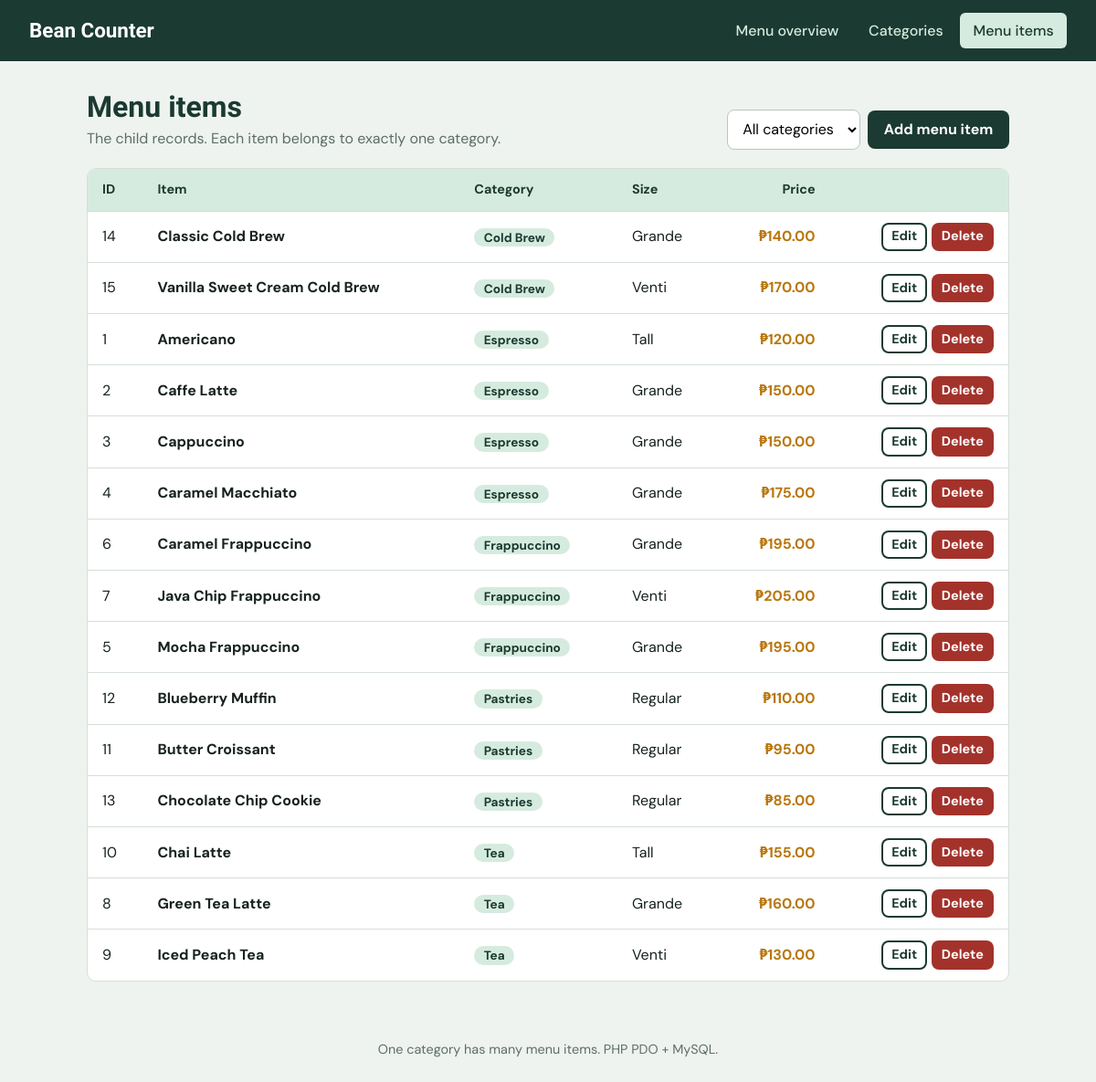
The app's page /items/list.php with its own data.
### tables this page shows
CREATE TABLE menu_items (
    item_id     INT AUTO_INCREMENT PRIMARY KEY,
    category_id INT NOT NULL,
    item_name   VARCHAR(100) NOT NULL,
    price       DECIMAL(8,2) NOT NULL,
    size        VARCHAR(20),
    FOREIGN KEY (category_id) REFERENCES categories(category_id)
        ON DELETE CASCADE
        ON UPDATE CASCADE
);

CREATE TABLE categories (
    category_id   INT AUTO_INCREMENT PRIMARY KEY,
    category_name VARCHAR(100) NOT NULL,
    description   VARCHAR(255)
);

### dbconfig.php (called while the page is built, shortened)
<?php
function e($v) { return htmlspecialchars((string)$v, ENT_QUOTES, 'UTF-8'); }

### items/list.php (the view, shortened to what this page needs)
<?php
require '../includes/header.php';
$sql = "SELECT m.*, c.category_name FROM menu_items m
        JOIN categories c ON c.category_id = m.category_id";
$params = [];
$sql .= " ORDER BY c.category_name, m.item_name";
$stmt = $pdo->prepare($sql); $stmt->execute($params);
$items = $stmt->fetchAll();
?>
<div class="head">
  <div><h1>Menu items</h1><p>The child records. Each item belongs to exactly one category.</p></div>
  <div class="filter">
    <form method="get" class="filter">
      <select name="category" aria-label="Filter by category" onchange="this.form.submit()">
        <option value="0">All categories</option>
      </select>
    </form>
    <a class="btn" href="add.php">Add menu item</a>
  </div>
</div>
<div class="panel">
<?php if (!$items): ?><div class="empty">No menu items found. Add one to fill the menu.</div><?php else: ?>
<table>
  <tr><th>ID</th><th>Item</th><th>Category</th><th>Size</th><th class="num">Price</th><th></th></tr>
  <?php foreach ($items as $i): ?>
  <tr>
    <td><?= $i['item_id'] ?></td>
    <td><strong><?= e($i['item_name']) ?></strong></td>
    <td><span class="badge"><?= e($i['category_name']) ?></span></td>
    <td><?= e($i['size']) ?></td>
    <td class="num price">&#8369;<?= number_format($i['price'],2) ?></td>
    <td class="act">
      <a class="btn ghost sm" href="edit.php?id=<?= $i['item_id'] ?>">Edit</a>
      <a class="btn danger sm" href="delete.php?id=<?= $i['item_id'] ?>">Delete</a>
    </td>
  </tr>
  <?php endforeach; ?>
</table>
<?php endif; ?>
</div>
<?php require '../includes/footer.php'; ?>

### assets/style.css (style rules this page uses)
:root { --green:#1b3a31; --green-2:#2b5a4a; --mint:#d6ebdf; --bg:#eef3ef; --card:#ffffff; --ink:#16221d; --muted:#5d6e66; --line:#d5dfd8; --amber:#b9770e; --red:#a3322b; --red-bg:#fbe9e7; }
* { box-sizing:border-box }
body { margin:0;background:var(--bg);color:var(--ink);font-family:'DM Sans',system-ui,sans-serif;line-height:1.5 }
h1,h2,h3 { font-family:'Bricolage Grotesque','DM Sans',sans-serif;line-height:1.15;margin:0 }
.head { display:flex;justify-content:space-between;align-items:flex-end;gap:1rem;flex-wrap:wrap;margin-bottom:1.25rem }
.head h1 { font-size:2rem;color:var(--green) }
.head p { margin:.25rem 0 0;color:var(--muted) }
.btn { display:inline-block;border:0;cursor:pointer;font:inherit;font-weight:700;text-decoration:none;padding:.55rem 1.1rem;border-radius:8px;background:var(--green);color:#fff }
.btn.ghost { background:transparent;color:var(--green);box-shadow:inset 0 0 0 2px var(--green) }
.btn.danger { background:var(--red) }
.btn.sm { padding:.3rem .7rem;font-size:.9rem }
.panel { background:var(--card);border:1px solid var(--line);border-radius:10px;overflow:hidden }
table { width:100%;border-collapse:collapse }
th,td { text-align:left;padding:.75rem 1rem;border-bottom:1px solid var(--line) }
th { background:var(--mint);color:var(--green);font-size:.9rem }
tr:last-child td { border-bottom:0 }
td.num,th.num { text-align:right }
td.act { white-space:nowrap;text-align:right }
.price { color:var(--amber);font-weight:700 }
.badge { background:var(--mint);color:var(--green);border-radius:99px;padding:.1rem .65rem;font-size:.85rem;font-weight:700 }
input,select { width:100%;font:inherit;padding:.6rem .75rem;border:1px solid #b9c7be;border-radius:8px;background:#fff }
.filter { display:flex;gap:.5rem;align-items:center }
.filter select { width:auto }

### records on screen
menu_items: item_id "14", item_name "Classic Cold Brew", category.category_name "Cold Brew", size "Grande", price "140.00"
menu_items: item_id "15", item_name "Vanilla Sweet Cream Cold Brew", category.category_name "Cold Brew", size "Venti", price "170.00"
menu_items: item_id "1", item_name "Americano", category.category_name "Espresso", size "Tall", price "120.00"
menu_items: item_id "2", item_name "Caffe Latte", category.category_name "Espresso", size "Grande", price "150.00"
menu_items: item_id "3", item_name "Cappuccino", category.category_name "Espresso", size "Grande", price "150.00"
menu_items: item_id "4", item_name "Caramel Macchiato", category.category_name "Espresso", size "Grande", price "175.00"
menu_items: item_id "6", item_name "Caramel Frappuccino", category.category_name "Frappuccino", size "Grande", price "195.00"
menu_items: item_id "7", item_name "Java Chip Frappuccino", category.category_name "Frappuccino", size "Venti", price "205.00"
menu_items: item_id "5", item_name "Mocha Frappuccino", category.category_name "Frappuccino", size "Grande", price "195.00"
menu_items: item_id "12", item_name "Blueberry Muffin", category.category_name "Pastries", size "Regular", price "110.00"
menu_items: item_id "11", item_name "Butter Croissant", category.category_name "Pastries", size "Regular", price "95.00"
menu_items: item_id "13", item_name "Chocolate Chip Cookie", category.category_name "Pastries", size "Regular", price "85.00"
menu_items: item_id "10", item_name "Chai Latte", category.category_name "Tea", size "Tall", price "155.00"
menu_items: item_id "8", item_name "Green Tea Latte", category.category_name "Tea", size "Grande", price "160.00"
menu_items: item_id "9", item_name "Iced Peach Tea", category.category_name "Tea", size "Venti", price "130.00"
